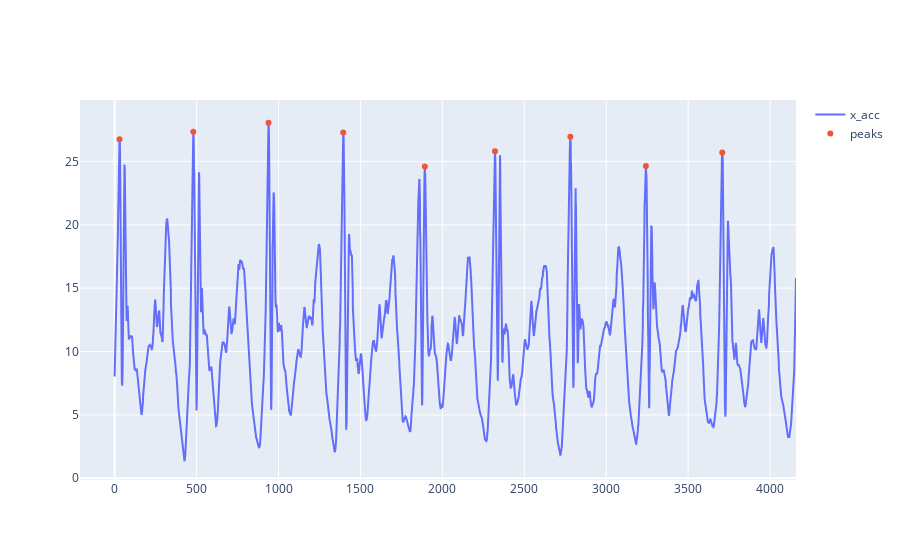

This figure's notebook cell:
### Code cell
x_acc, t = prepare_time_series('./data/long_walk_100_acc.csv',centred = False)

n_steps = 10
T = 462

dt = T * n_steps

x_acc = x_acc[7174: 7174 + dt]
fig = go.Figure()
fig.add_scatter(y = x_acc[:-T+1], mode='lines', name='x_acc')
peaks = scipy.signal.find_peaks(x_acc, distance=T//(1.3 + T/len(x_acc)))[0]
mask = np.array(peaks) > (len(x_acc) - T + 1)
if mask.any():
    peaks = peaks[~mask]
fig.add_scatter(x=peaks, y=x_acc[peaks], mode='markers', name='peaks')
fig.show()

### Figure 1 — Plotly figure (JSON) as saved in the notebook; plotly's stock layout.template omitted (floating-point values rounded to 4 significant figures; data arrays with more than 128 entries replaced by an {"elided": "..."} marker saying what was removed)
{"data": [{"mode": "lines", "name": "x_acc", "type": "scatter", "y": {"elided": "4159 float values"}}, {"mode": "markers", "name": "peaks", "type": "scatter", "x": [30, 480, 939, 1395, 1893, 2321, 2781, 3242, 3708], "y": [26.75, 27.35, 28.05, 27.27, 24.6, 25.81, 26.95, 24.65, 25.7]}], "layout": {}}
